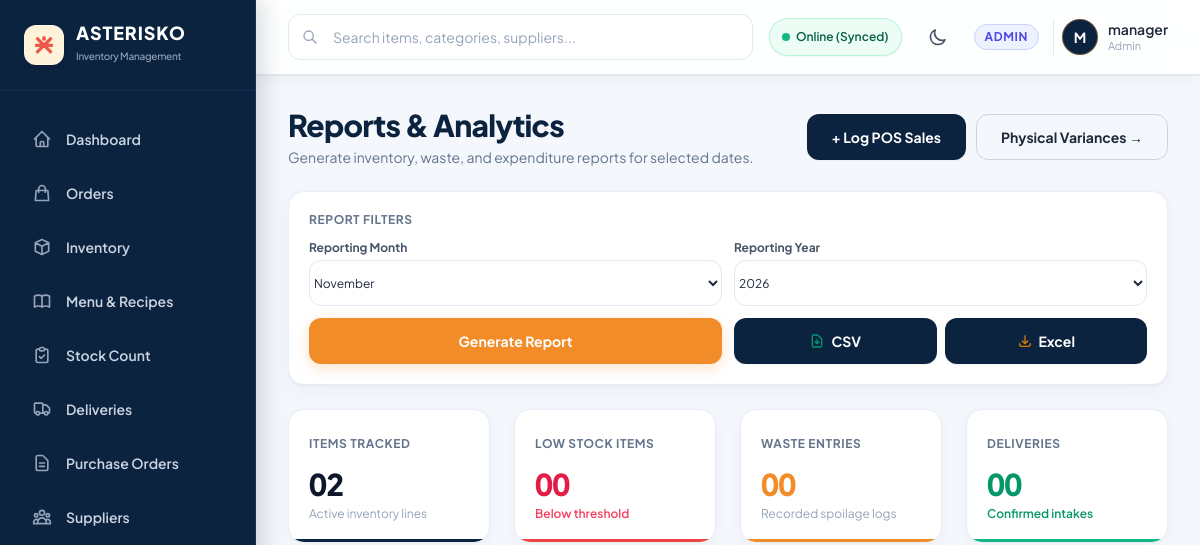
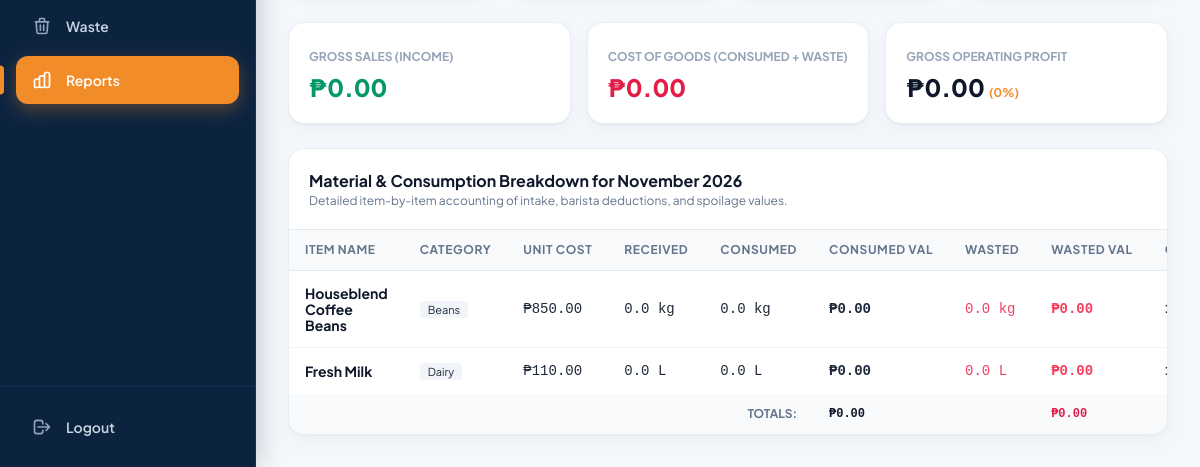
The app's page /pages/financial_report.php (signed in), older data (2 pictures, top to bottom).
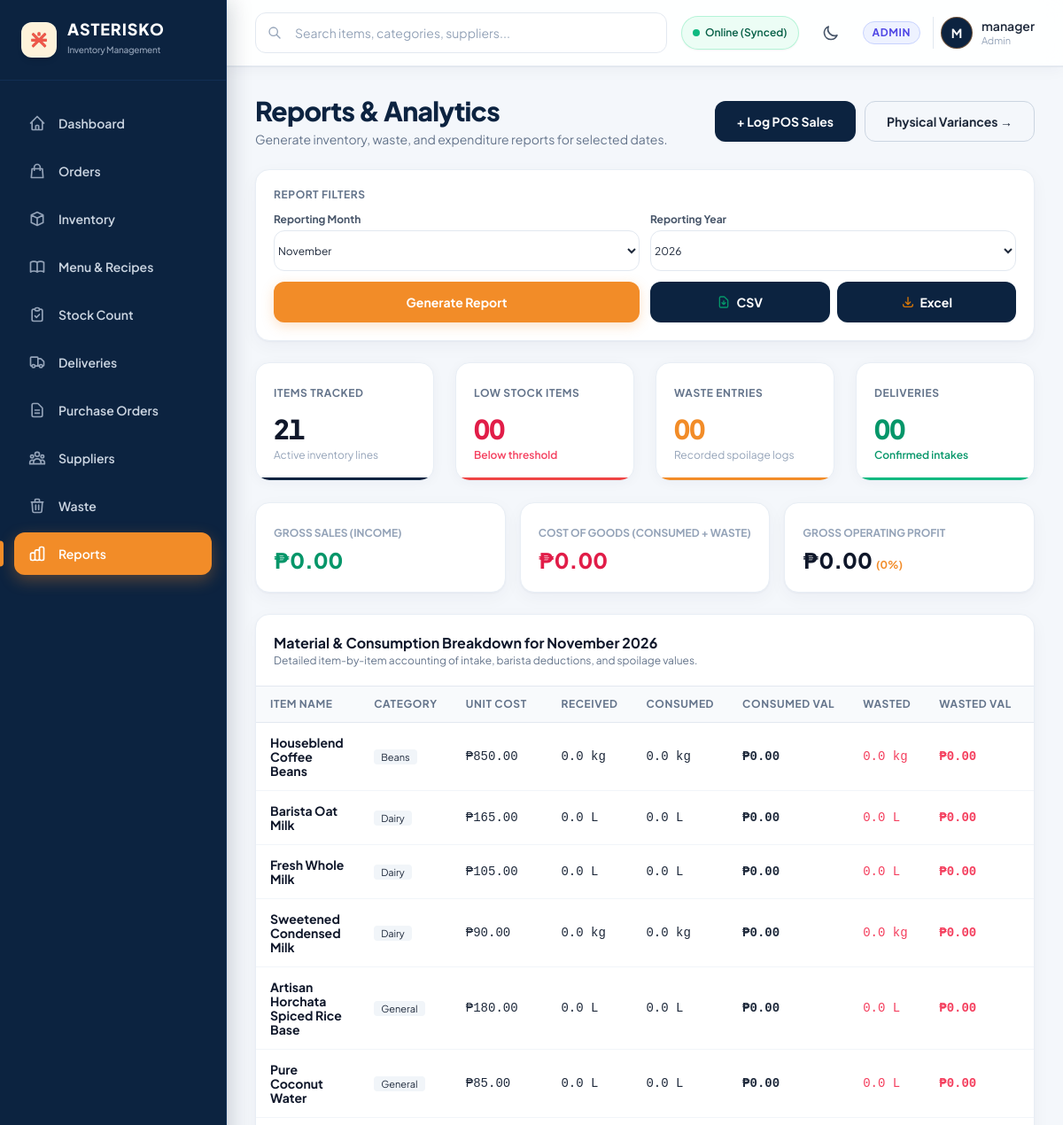
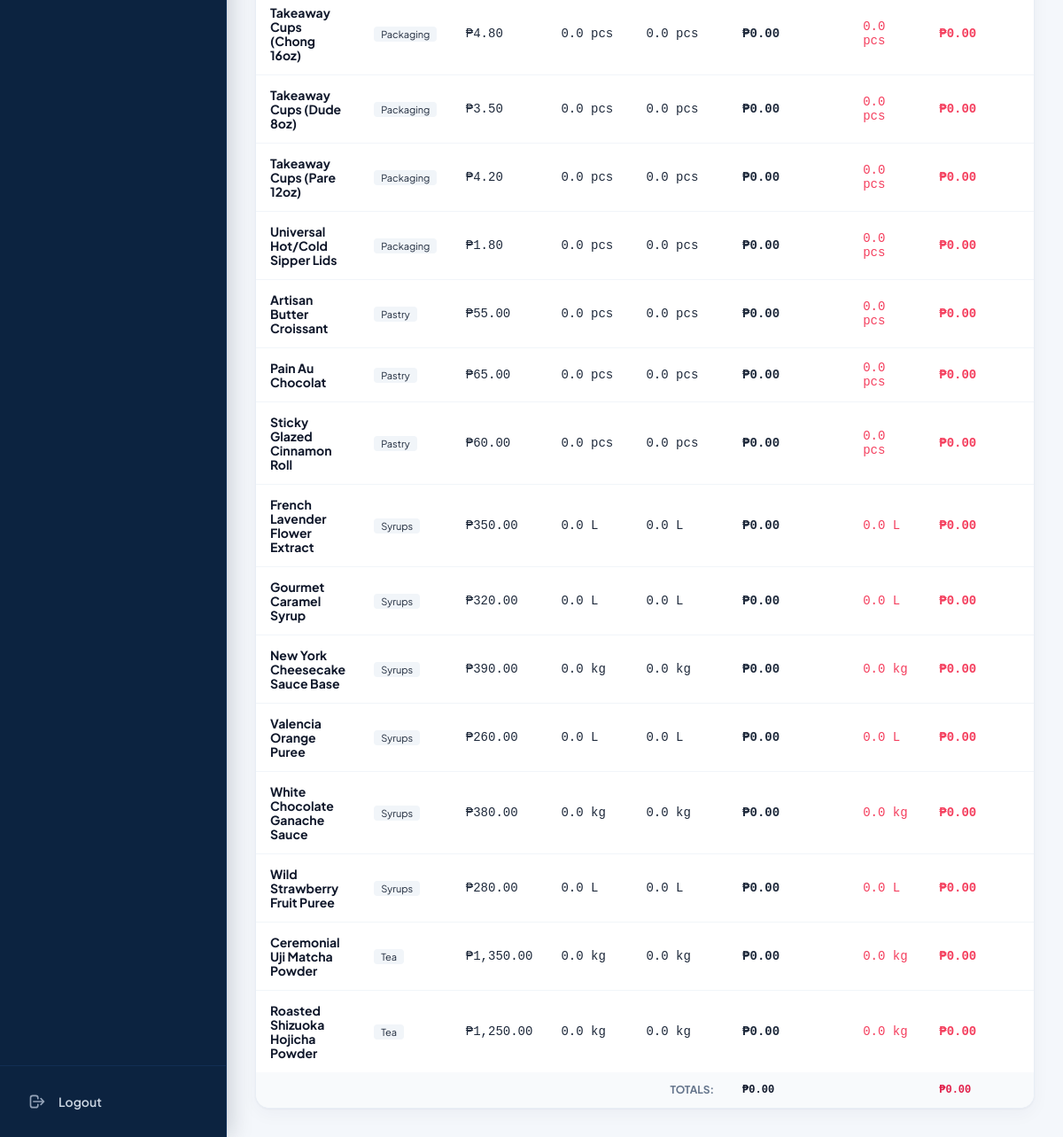
The same page, newer data (2 pictures, top to bottom).
### pages/financial_report.php (the view, shortened to what the rows shown need)
<?php
require_once __DIR__ . '/../config/db.php';
$selectedMonth = isset($_GET['month']) ? (int)$_GET['month'] : (int)date('n');
$selectedYear = isset($_GET['year']) ? (int)$_GET['year'] : (int)date('Y');
$startDate = sprintf('%04d-%02d-01', $selectedYear, $selectedMonth);
$endDate = date('Y-m-t', strtotime($startDate));
$monthName = date('F Y', strtotime($startDate));
$consumptionStmt = $pdo->prepare("
    SELECT
        si.id,
        si.NAME AS NAME,
        si.NAME AS name,
        si.category,
        si.unit,
        si.unit_cost,
        si.quantity AS current_stock,
        si.reorder_point,
        COALESCE(SUM(CASE WHEN al.change_type IN ('deduction', 'order_sale', 'manual_deduction') THEN (al.previous_value - al.new_value) ELSE 0 END), 0) AS total_deducted,
        COALESCE(SUM(CASE WHEN al.change_type = 'waste' THEN (al.previous_value - al.new_value) ELSE 0 END), 0) AS total_wasted,
        COALESCE(SUM(CASE WHEN al.change_type = 'delivery' THEN (al.new_value - al.previous_value) ELSE 0 END), 0) AS total_received
    FROM stock_items si
    LEFT JOIN audit_logs al ON al.item_id = si.id AND DATE(al.created_at) BETWEEN ? AND ?
    GROUP BY si.id
    ORDER BY si.category, si.NAME
");
$consumptionStmt->execute([$startDate, $endDate]);
$itemsBreakdown = $consumptionStmt->fetchAll(PDO::FETCH_ASSOC);
    ?>
<!DOCTYPE html>
<html lang="en">
<head>
    <?php require_once __DIR__ . '/../includes/head.php'; ?>
</head>
<body class="bg-[#F4F7FB] dark:bg-[#071526] text-slate-800 dark:text-slate-100 min-h-screen">
    <?php require_once __DIR__ . '/../includes/sidebar.php'; ?>
    <div class="lg:pl-64 flex flex-col min-h-screen">
        <main class="flex-1 p-4 sm:p-6 lg:p-8 space-y-6 max-w-7xl w-full mx-auto">
            <div class="flex flex-col sm:flex-row sm:items-center sm:justify-between gap-4">
                <div>
                    <h1 class="text-2xl sm:text-3xl font-extrabold text-slate-900 dark:text-white tracking-tight">Reports & Analytics</h1>
                </div>
            </div>
            <div class="bg-white dark:bg-[#0C2340] rounded-2xl shadow-sm border border-slate-200/80 dark:border-[#15345C] overflow-hidden">
                <div class="p-5 border-b border-slate-200 dark:border-[#15345C]">
                    <h2 class="font-bold text-base text-slate-900 dark:text-white">Material & Consumption Breakdown for <?= $monthName ?></h2>
                </div>
                <div class="overflow-x-auto">
                    <table class="w-full text-xs text-left">
                        <thead>
                            <tr>
                                <th>Item Name</th>
                                <th>Category</th>
                                <th>Unit Cost</th>
                                <th>Received</th>
                                <th>Consumed</th>
                                <th>Consumed Val</th>
                                <th>Wasted</th>
                                <th>Wasted Val</th>
                                <th>On-Hand</th>
                            </tr>
                        </thead>
                        <tbody>
                            <?php foreach ($itemsBreakdown as $ib): ?>
                            <tr>
                                <td class="font-bold text-slate-900 dark:text-white"><?= htmlspecialchars($ib['NAME'] ?? $ib['name']) ?></td>
                                <td><span class="px-2 py-0.5 rounded bg-slate-100 dark:bg-[#132E52] text-[11px]"><?= htmlspecialchars($ib['category']) ?></span></td>
                                <td class="font-mono">₱<?= number_format($ib['unit_cost'], 2) ?></td>
                                <td class="font-mono"><?= number_format($ib['total_received'], 1) ?> <?= htmlspecialchars($ib['unit']) ?></td>
                                <td class="font-mono"><?= number_format($ib['total_deducted'], 1) ?> <?= htmlspecialchars($ib['unit']) ?></td>
                                <td class="font-mono font-semibold">₱<?= number_format($ib['deducted_cost'], 2) ?></td>
                                <td class="font-mono text-rose-500"><?= number_format($ib['total_wasted'], 1) ?> <?= htmlspecialchars($ib['unit']) ?></td>
                                <td class="font-mono font-semibold text-rose-500">₱<?= number_format($ib['wasted_cost'], 2) ?></td>
                                <td class="font-mono font-bold"><?= number_format($ib['current_stock'], 1) ?> <?= htmlspecialchars($ib['unit']) ?></td>
                            </tr>
                            <?php endforeach; ?>
                        </tbody>
                    </table>
                </div>
            </div>
        </main>
    </div>
</body>
</html>

Row changes from the older to the newer data that the page shows:
added stock_items: NAME "Barista Oat Milk", category "Dairy", unit_cost "165.00", total_received "0.0", unit "L", total_deducted "0.0", deducted_cost "0.00", total_wasted "0.0", wasted_cost "0.00"
changed stock_items: NAME "Fresh Milk" → "Fresh Whole Milk"; unit_cost "110.00" → "105.00"
added stock_items: NAME "Sweetened Condensed Milk", category "Dairy", unit_cost "90.00", total_received "0.0", unit "kg", total_deducted "0.0", deducted_cost "0.00", total_wasted "0.0", wasted_cost "0.00"
added stock_items: NAME "Artisan Horchata Spiced Rice Base", category "General", unit_cost "180.00", total_received "0.0", unit "L", total_deducted "0.0", deducted_cost "0.00", total_wasted "0.0", wasted_cost "0.00"
added stock_items: NAME "Pure Coconut Water", category "General", unit_cost "85.00", total_received "0.0", unit "L", total_deducted "0.0", deducted_cost "0.00", total_wasted "0.0", wasted_cost "0.00"
added stock_items: NAME "Takeaway Cups (Chong 16oz)", category "Packaging", unit_cost "4.80", total_received "0.0", unit "pcs", total_deducted "0.0", deducted_cost "0.00", total_wasted "0.0", wasted_cost "0.00"
added stock_items: NAME "Takeaway Cups (Dude 8oz)", category "Packaging", unit_cost "3.50", total_received "0.0", unit "pcs", total_deducted "0.0", deducted_cost "0.00", total_wasted "0.0", wasted_cost "0.00"
added stock_items: NAME "Takeaway Cups (Pare 12oz)", category "Packaging", unit_cost "4.20", total_received "0.0", unit "pcs", total_deducted "0.0", deducted_cost "0.00", total_wasted "0.0", wasted_cost "0.00"
added stock_items: NAME "Universal Hot/Cold Sipper Lids", category "Packaging", unit_cost "1.80", total_received "0.0", unit "pcs", total_deducted "0.0", deducted_cost "0.00", total_wasted "0.0", wasted_cost "0.00"
added stock_items: NAME "Artisan Butter Croissant", category "Pastry", unit_cost "55.00", total_received "0.0", unit "pcs", total_deducted "0.0", deducted_cost "0.00", total_wasted "0.0", wasted_cost "0.00"
added stock_items: NAME "Pain Au Chocolat", category "Pastry", unit_cost "65.00", total_received "0.0", unit "pcs", total_deducted "0.0", deducted_cost "0.00", total_wasted "0.0", wasted_cost "0.00"
added stock_items: NAME "Sticky Glazed Cinnamon Roll", category "Pastry", unit_cost "60.00", total_received "0.0", unit "pcs", total_deducted "0.0", deducted_cost "0.00", total_wasted "0.0", wasted_cost "0.00"
added stock_items: NAME "French Lavender Flower Extract", category "Syrups", unit_cost "350.00", total_received "0.0", unit "L", total_deducted "0.0", deducted_cost "0.00", total_wasted "0.0", wasted_cost "0.00"
added stock_items: NAME "Gourmet Caramel Syrup", category "Syrups", unit_cost "320.00", total_received "0.0", unit "L", total_deducted "0.0", deducted_cost "0.00", total_wasted "0.0", wasted_cost "0.00"
added stock_items: NAME "New York Cheesecake Sauce Base", category "Syrups", unit_cost "390.00", total_received "0.0", unit "kg", total_deducted "0.0", deducted_cost "0.00", total_wasted "0.0", wasted_cost "0.00"
added stock_items: NAME "Valencia Orange Puree", category "Syrups", unit_cost "260.00", total_received "0.0", unit "L", total_deducted "0.0", deducted_cost "0.00", total_wasted "0.0", wasted_cost "0.00"
added stock_items: NAME "White Chocolate Ganache Sauce", category "Syrups", unit_cost "380.00", total_received "0.0", unit "kg", total_deducted "0.0", deducted_cost "0.00", total_wasted "0.0", wasted_cost "0.00"
added stock_items: NAME "Wild Strawberry Fruit Puree", category "Syrups", unit_cost "280.00", total_received "0.0", unit "L", total_deducted "0.0", deducted_cost "0.00", total_wasted "0.0", wasted_cost "0.00"
added stock_items: NAME "Ceremonial Uji Matcha Powder", category "Tea", unit_cost "1,350.00", total_received "0.0", unit "kg", total_deducted "0.0", deducted_cost "0.00", total_wasted "0.0", wasted_cost "0.00"
added stock_items: NAME "Roasted Shizuoka Hojicha Powder", category "Tea", unit_cost "1,250.00", total_received "0.0", unit "kg", total_deducted "0.0", deducted_cost "0.00", total_wasted "0.0", wasted_cost "0.00"
Text that changed along with them:
$totalTrackedItems: "02" → "21"
